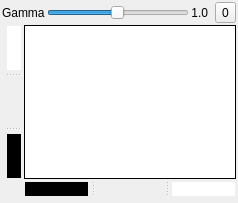
<?xml version="1.0" encoding="UTF-8"?>
<ui version="4.0">
 <class>GammaLevelsWidget</class>
 <widget class="QWidget" name="GammaLevelsWidget">
  <property name="geometry">
   <rect>
    <x>0</x>
    <y>0</y>
    <width>238</width>
    <height>203</height>
   </rect>
  </property>
  <property name="windowTitle">
   <string>Gamma levels</string>
  </property>
  <layout class="QVBoxLayout" name="verticalLayout">
   <property name="spacing">
    <number>2</number>
   </property>
   <property name="margin">
    <number>2</number>
   </property>
   <item>
    <layout class="QHBoxLayout" name="horizontalLayout">
     <item>
      <widget class="QLabel" name="gammalabel">
       <property name="text">
        <string>Gamma</string>
       </property>
      </widget>
     </item>
     <item>
      <widget class="QSlider" name="gammaSlider">
       <property name="minimum">
        <number>10</number>
       </property>
       <property name="maximum">
        <number>1000</number>
       </property>
       <property name="singleStep">
        <number>10</number>
       </property>
       <property name="pageStep">
        <number>100</number>
       </property>
       <property name="value">
        <number>500</number>
       </property>
       <property name="orientation">
        <enum>Qt::Horizontal</enum>
       </property>
      </widget>
     </item>
     <item>
      <widget class="QLabel" name="gammaText">
       <property name="sizePolicy">
        <sizepolicy hsizetype="Fixed" vsizetype="Preferred">
         <horstretch>0</horstretch>
         <verstretch>0</verstretch>
        </sizepolicy>
       </property>
       <property name="layoutDirection">
        <enum>Qt::RightToLeft</enum>
       </property>
       <property name="text">
        <string>1.0</string>
       </property>
       <property name="textFormat">
        <enum>Qt::PlainText</enum>
       </property>
       <property name="alignment">
        <set>Qt::AlignRight|Qt::AlignTrailing|Qt::AlignVCenter</set>
       </property>
       <property name="indent">
        <number>5</number>
       </property>
      </widget>
     </item>
     <item>
      <widget class="QToolButton" name="resetButton">
       <property name="text">
        <string>0</string>
       </property>
       <property name="icon">
        <iconset resource="../icons.qrc">
         <normaloff>:/glmixer/icons/view-refresh.png</normaloff>:/glmixer/icons/view-refresh.png</iconset>
       </property>
      </widget>
     </item>
    </layout>
   </item>
   <item>
    <layout class="QGridLayout" name="gridLayoutGraphic">
     <item row="0" column="0">
      <widget class="QWidget" name="verticalGradient" native="true">
       <property name="sizePolicy">
        <sizepolicy hsizetype="Fixed" vsizetype="Preferred">
         <horstretch>0</horstretch>
         <verstretch>0</verstretch>
        </sizepolicy>
       </property>
       <property name="minimumSize">
        <size>
         <width>20</width>
         <height>0</height>
        </size>
       </property>
       <property name="maximumSize">
        <size>
         <width>20</width>
         <height>16777215</height>
        </size>
       </property>
       <property name="styleSheet">
        <string notr="true">QWidget{
    background-color: qlineargradient(spread:pad, x1:0, y1:0, x2:0, y2:1, stop:0 rgba(255, 255, 255, 255), stop:1 rgba(0, 0, 0, 255));
}
QWidget:disabled {
	background-color: rgb(128, 128, 128);
};

border-width: 1px;
border-style: solid;
border-color: black;</string>
       </property>
       <layout class="QHBoxLayout" name="horizontalLayout_3">
        <property name="leftMargin">
         <number>5</number>
        </property>
        <property name="topMargin">
         <number>1</number>
        </property>
        <property name="rightMargin">
         <number>1</number>
        </property>
        <property name="bottomMargin">
         <number>1</number>
        </property>
        <item>
         <widget class="QSplitter" name="outSplit">
          <property name="styleSheet">
           <string notr="true">border-width: 0px;
border-style: none;</string>
          </property>
          <property name="orientation">
           <enum>Qt::Vertical</enum>
          </property>
          <property name="handleWidth">
           <number>10</number>
          </property>
          <property name="childrenCollapsible">
           <bool>false</bool>
          </property>
          <widget class="QWidget" name="maxOut" native="true">
           <property name="styleSheet">
            <string notr="true">alternate-background-color: rgb(195, 195, 195);
background-color: rgb(255, 255, 255);</string>
           </property>
          </widget>
          <widget class="QWidget" name="rangeOut" native="true">
           <property name="minimumSize">
            <size>
             <width>1</width>
             <height>1</height>
            </size>
           </property>
           <property name="styleSheet">
            <string notr="true">background-color: rgba(240, 240, 240,0);</string>
           </property>
          </widget>
          <widget class="QWidget" name="minOut" native="true">
           <property name="styleSheet">
            <string notr="true">background-color: rgb(0, 0, 0);
alternate-background-color: rgb(88, 88, 88);</string>
           </property>
          </widget>
         </widget>
        </item>
       </layout>
      </widget>
     </item>
     <item row="1" column="1">
      <widget class="QWidget" name="horizontalGradient" native="true">
       <property name="sizePolicy">
        <sizepolicy hsizetype="Preferred" vsizetype="Fixed">
         <horstretch>0</horstretch>
         <verstretch>0</verstretch>
        </sizepolicy>
       </property>
       <property name="minimumSize">
        <size>
         <width>0</width>
         <height>20</height>
        </size>
       </property>
       <property name="maximumSize">
        <size>
         <width>16777215</width>
         <height>20</height>
        </size>
       </property>
       <property name="styleSheet">
        <string notr="true">QWidget{
    background-color: qlineargradient(spread:pad, x1:0, y1:0, x2:1, y2:0, stop:0 rgba(0, 0, 0, 255), stop:1 rgba(255, 255, 255, 255));
}
QWidget:disabled {
	background-color: rgb(128, 128, 128);
};

border-width: 1px;
border-style: solid;
border-color: black;</string>
       </property>
       <layout class="QHBoxLayout" name="horizontalLayout_4">
        <property name="leftMargin">
         <number>1</number>
        </property>
        <property name="topMargin">
         <number>1</number>
        </property>
        <property name="rightMargin">
         <number>1</number>
        </property>
        <property name="bottomMargin">
         <number>5</number>
        </property>
        <item>
         <widget class="QSplitter" name="inSplit">
          <property name="styleSheet">
           <string notr="true">border-width: 0px;
border-style: none;</string>
          </property>
          <property name="frameShape">
           <enum>QFrame::NoFrame</enum>
          </property>
          <property name="orientation">
           <enum>Qt::Horizontal</enum>
          </property>
          <property name="opaqueResize">
           <bool>true</bool>
          </property>
          <property name="handleWidth">
           <number>10</number>
          </property>
          <property name="childrenCollapsible">
           <bool>false</bool>
          </property>
          <widget class="QWidget" name="minIn" native="true">
           <property name="styleSheet">
            <string notr="true">background-color: rgb(0, 0, 0);
alternate-background-color: rgb(88, 88, 88);</string>
           </property>
          </widget>
          <widget class="QWidget" name="rangeIn" native="true">
           <property name="minimumSize">
            <size>
             <width>1</width>
             <height>1</height>
            </size>
           </property>
           <property name="styleSheet">
            <string notr="true">background-color: rgba(240, 240, 240,0);</string>
           </property>
          </widget>
          <widget class="QWidget" name="maxIn" native="true">
           <property name="styleSheet">
            <string notr="true">background-color: rgb(255, 255, 255);
alternate-background-color: rgb(195, 195, 195);</string>
           </property>
          </widget>
         </widget>
        </item>
       </layout>
      </widget>
     </item>
     <item row="0" column="1">
      <widget class="QWidget" name="plotWidget" native="true">
       <property name="styleSheet">
        <string notr="true">background-color: white;
border-width: 1px;
border-style: solid;
border-color: black;</string>
       </property>
      </widget>
     </item>
    </layout>
   </item>
  </layout>
 </widget>
 <resources>
  <include location="../icons.qrc"/>
 </resources>
 <connections/>
</ui>
